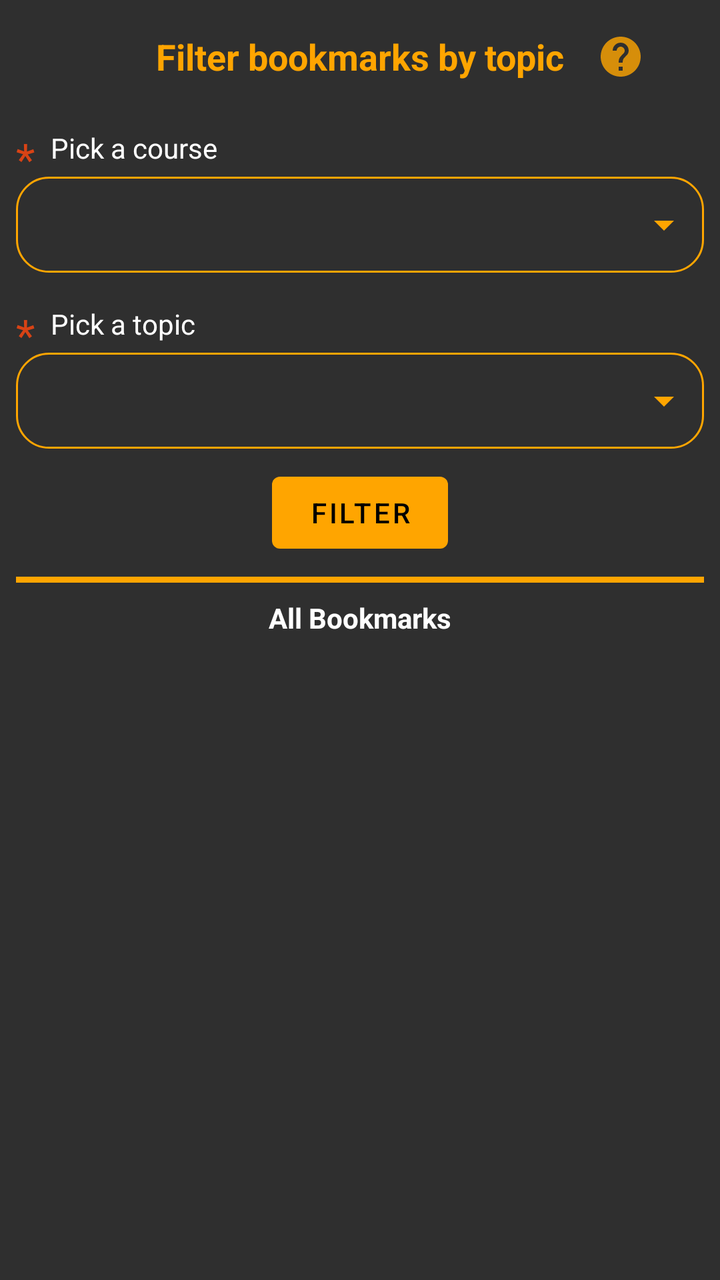
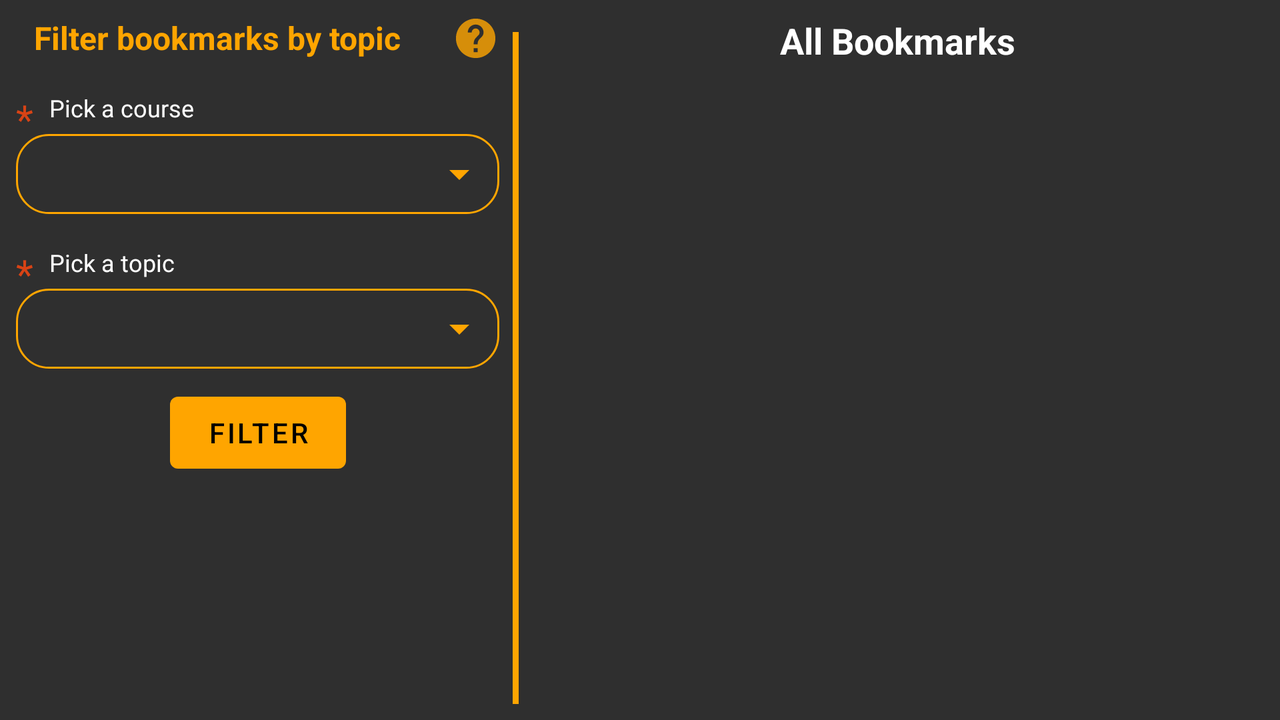

First picture: res/layout/ on a phone held upright. Second picture: the repository's own variant of that layout, on a device whose configuration matches the variant's folder. Source for both follows.
<!-- AndroidManifest.xml: application theme Theme.HocmaiAns -->
<!-- res/layout/fragment_bookmarks.xml -->
<?xml version="1.0" encoding="utf-8"?>
<androidx.constraintlayout.widget.ConstraintLayout xmlns:android="http://schemas.android.com/apk/res/android"
    xmlns:app="http://schemas.android.com/apk/res-auto"
    xmlns:tools="http://schemas.android.com/tools"
    android:layout_width="match_parent"
    android:layout_height="match_parent"
    android:background="@color/light_black"
    android:padding="8dp"
    tools:context=".ui.fragments.bookmark.BookmarksFragment">

    <TextView
        android:id="@+id/tv_bookmarks_filter"
        android:layout_width="wrap_content"
        android:layout_height="wrap_content"
        android:layout_marginTop="8dp"
        android:clickable="true"
        android:focusable="true"
        android:text="@string/tv_bookmarks_filter"
        android:textColor="@color/orange"
        android:textSize="18sp"
        android:textStyle="bold"
        app:layout_constraintEnd_toEndOf="parent"
        app:layout_constraintHorizontal_bias="0.5"
        app:layout_constraintStart_toStartOf="parent"
        app:layout_constraintTop_toTopOf="parent"
        tools:ignore="TouchTargetSizeCheck" />

    <ImageView
        android:id="@+id/iv_filter_bookmarks_help"
        android:layout_width="wrap_content"
        android:layout_height="wrap_content"
        android:layout_marginStart="16dp"
        android:clickable="true"
        android:contentDescription="@string/iv_filter_bookmark_desc"
        android:focusable="true"
        android:src="@drawable/ic_help"
        app:layout_constraintBottom_toBottomOf="@+id/tv_bookmarks_filter"
        app:layout_constraintStart_toEndOf="@+id/tv_bookmarks_filter"
        app:layout_constraintTop_toTopOf="@+id/tv_bookmarks_filter"
        tools:ignore="TouchTargetSizeCheck" />

    <androidx.constraintlayout.widget.ConstraintLayout
        android:id="@+id/filter_layout"
        android:layout_width="0dp"
        android:layout_height="wrap_content"
        android:layout_marginTop="16dp"
        android:visibility="gone"
        app:layout_constraintEnd_toEndOf="parent"
        app:layout_constraintStart_toStartOf="parent"
        app:layout_constraintTop_toBottomOf="@+id/tv_bookmarks_filter"
        tools:visibility="visible">

        <TextView
            android:id="@+id/tv_star_4"
            android:layout_width="wrap_content"
            android:layout_height="0dp"
            android:text="@string/star"
            android:textAlignment="center"
            android:textColor="@color/dark_red"
            android:textSize="22sp"
            app:layout_constraintBottom_toBottomOf="@+id/tv_choose_course_filter"
            app:layout_constraintStart_toStartOf="parent"
            app:layout_constraintTop_toTopOf="@+id/tv_choose_course_filter" />

        <TextView
            android:id="@+id/tv_choose_course_filter"
            android:layout_width="wrap_content"
            android:layout_height="wrap_content"
            android:layout_marginStart="8dp"
            android:layout_marginTop="8dp"
            android:text="@string/tv_choose_course"
            android:textColor="@color/white"
            app:layout_constraintStart_toEndOf="@+id/tv_star_4"
            app:layout_constraintTop_toTopOf="parent" />

        <Spinner
            android:id="@+id/spinner_choose_course_filter"
            android:layout_width="0dp"
            android:layout_height="48dp"
            android:layout_marginTop="5dp"
            android:background="@drawable/bg_spinner"
            android:contentDescription="@string/spinner_course_content_desc"
            android:dropDownVerticalOffset="48dp"
            android:popupBackground="@drawable/bg_spinner"
            app:layout_constraintEnd_toEndOf="parent"
            app:layout_constraintHorizontal_bias="0.5"
            app:layout_constraintStart_toStartOf="parent"
            app:layout_constraintTop_toBottomOf="@+id/tv_choose_course_filter" />

        <ImageView
            android:layout_width="wrap_content"
            android:layout_height="wrap_content"
            android:layout_marginEnd="8dp"
            android:contentDescription="@string/iv_drop_down_desc"
            android:src="@drawable/ic_drop_down"
            app:layout_constraintBottom_toBottomOf="@+id/spinner_choose_course_filter"
            app:layout_constraintEnd_toEndOf="@+id/spinner_choose_course_filter"
            app:layout_constraintTop_toTopOf="@+id/spinner_choose_course_filter" />

        <TextView
            android:id="@+id/tv_star_5"
            android:layout_width="wrap_content"
            android:layout_height="0dp"
            android:text="@string/star"
            android:textAlignment="center"
            android:textColor="@color/dark_red"
            android:textSize="22sp"
            app:layout_constraintBottom_toBottomOf="@+id/tv_choose_topic_filter"
            app:layout_constraintStart_toStartOf="parent"
            app:layout_constraintTop_toTopOf="@+id/tv_choose_topic_filter" />

        <TextView
            android:id="@+id/tv_choose_topic_filter"
            android:layout_width="wrap_content"
            android:layout_height="wrap_content"
            android:layout_marginStart="8dp"
            android:layout_marginTop="16dp"
            android:text="@string/tv_choose_topic"
            android:textColor="@color/white"
            app:layout_constraintStart_toEndOf="@+id/tv_star_5"
            app:layout_constraintTop_toBottomOf="@+id/spinner_choose_course_filter" />

        <Spinner
            android:id="@+id/spinner_choose_topic_filter"
            android:layout_width="0dp"
            android:layout_height="48dp"
            android:layout_marginTop="5dp"
            android:background="@drawable/bg_spinner"
            android:contentDescription="@string/spinner_topic_content_desc"
            android:dropDownVerticalOffset="48dp"
            android:popupBackground="@drawable/bg_spinner"
            app:layout_constraintEnd_toEndOf="parent"
            app:layout_constraintHorizontal_bias="0.5"
            app:layout_constraintStart_toStartOf="parent"
            app:layout_constraintTop_toBottomOf="@+id/tv_choose_topic_filter"
            tools:ignore="SpeakableTextPresentCheck,TouchTargetSizeCheck" />

        <ImageView
            android:layout_width="wrap_content"
            android:layout_height="wrap_content"
            android:layout_marginEnd="8dp"
            android:contentDescription="@string/iv_drop_down_desc"
            android:src="@drawable/ic_drop_down"
            app:layout_constraintBottom_toBottomOf="@+id/spinner_choose_topic_filter"
            app:layout_constraintEnd_toEndOf="@+id/spinner_choose_topic_filter"
            app:layout_constraintTop_toTopOf="@+id/spinner_choose_topic_filter" />

        <Button
            android:id="@+id/btn_filter_bookmarks"
            android:layout_width="wrap_content"
            android:layout_height="wrap_content"
            android:layout_marginTop="8dp"
            android:text="@string/btn_filter"
            android:textColor="@color/black"
            app:layout_constraintEnd_toEndOf="parent"
            app:layout_constraintHorizontal_bias="0.5"
            app:layout_constraintStart_toStartOf="parent"
            app:layout_constraintTop_toBottomOf="@+id/spinner_choose_topic_filter" />
    </androidx.constraintlayout.widget.ConstraintLayout>

    <View
        android:id="@+id/horizontal_split_line_2"
        android:layout_width="0dp"
        android:layout_height="3dp"
        android:layout_marginTop="8dp"
        android:background="@color/orange"
        app:layout_constraintEnd_toEndOf="parent"
        app:layout_constraintStart_toStartOf="parent"
        app:layout_constraintTop_toBottomOf="@+id/filter_layout" />

    <TextView
        android:id="@+id/tv_no_bookmark_found"
        android:layout_width="wrap_content"
        android:layout_height="wrap_content"
        android:text="@string/no_bookmark_found"
        android:textColor="@color/white"
        android:textSize="24sp"
        android:textStyle="bold|italic"
        android:visibility="gone"
        app:layout_constraintBottom_toBottomOf="parent"
        app:layout_constraintEnd_toEndOf="parent"
        app:layout_constraintHorizontal_bias="0.5"
        app:layout_constraintStart_toStartOf="parent"
        app:layout_constraintTop_toBottomOf="@+id/horizontal_split_line_2"
        app:layout_constraintVertical_bias="0.5" />

    <TextView
        android:id="@+id/tv_which_bookmarks"
        android:layout_width="0dp"
        android:layout_height="wrap_content"
        android:textAlignment="center"
        android:layout_marginTop="8dp"
        android:text="@string/all_bookmarks"
        android:textColor="@color/white"
        android:textStyle="bold"
        app:layout_constraintEnd_toEndOf="parent"
        app:layout_constraintHorizontal_bias="0.5"
        app:layout_constraintStart_toStartOf="parent"
        app:layout_constraintTop_toBottomOf="@+id/horizontal_split_line_2" />

    <androidx.recyclerview.widget.RecyclerView
        android:id="@+id/rv_all_bookmarks"
        android:layout_width="0dp"
        android:layout_height="0dp"
        android:layout_marginTop="8dp"
        app:layout_constraintBottom_toBottomOf="parent"
        app:layout_constraintEnd_toEndOf="parent"
        app:layout_constraintStart_toStartOf="parent"
        app:layout_constraintTop_toBottomOf="@+id/tv_which_bookmarks"
        tools:listitem="@layout/each_bookmark" />
</androidx.constraintlayout.widget.ConstraintLayout>
<!-- res/layout/each_bookmark.xml (included above) -->
<?xml version="1.0" encoding="utf-8"?>
<androidx.cardview.widget.CardView xmlns:android="http://schemas.android.com/apk/res/android"
    xmlns:app="http://schemas.android.com/apk/res-auto"
    xmlns:tools="http://schemas.android.com/tools"
    android:layout_width="match_parent"
    android:layout_height="wrap_content"
    android:layout_marginBottom="4dp"
    app:cardCornerRadius="10dp">

    <androidx.constraintlayout.widget.ConstraintLayout
        android:layout_width="match_parent"
        android:layout_height="match_parent"
        android:background="@drawable/cardview_with_border"
        android:padding="8dp">

        <TextView
            android:id="@+id/tv_bookmark_question"
            android:layout_width="0dp"
            android:layout_height="wrap_content"
            android:text="@string/long_text"
            android:textColor="@color/white"
            android:textSize="16sp"
            app:layout_constraintEnd_toEndOf="parent"
            app:layout_constraintStart_toStartOf="parent"
            app:layout_constraintTop_toTopOf="parent" />

        <ImageView
            android:id="@+id/iv_bookmark_first_option"
            android:layout_width="wrap_content"
            android:layout_height="wrap_content"
            android:contentDescription="@string/iv_option_desc"
            android:src="@drawable/ic_option"
            app:layout_constraintBottom_toBottomOf="@+id/tv_bookmark_option_1"
            app:layout_constraintStart_toStartOf="parent"
            app:layout_constraintTop_toTopOf="@+id/tv_bookmark_option_1"
            app:layout_constraintVertical_bias="0.5" />

        <TextView
            android:id="@+id/tv_bookmark_option_1"
            android:layout_width="0dp"
            android:layout_height="wrap_content"
            android:layout_marginStart="8dp"
            android:layout_marginTop="8dp"
            android:text="@string/rb_option_1"
            android:textColor="@color/white"
            app:layout_constraintEnd_toEndOf="parent"
            app:layout_constraintStart_toEndOf="@+id/iv_bookmark_first_option"
            app:layout_constraintTop_toBottomOf="@+id/tv_bookmark_question" />

        <ImageView
            android:id="@+id/iv_bookmark_second_option"
            android:layout_width="wrap_content"
            android:layout_height="wrap_content"
            android:contentDescription="@string/iv_option_desc"
            android:src="@drawable/ic_option"
            app:layout_constraintBottom_toBottomOf="@+id/tv_bookmark_option_2"
            app:layout_constraintStart_toStartOf="parent"
            app:layout_constraintTop_toTopOf="@+id/tv_bookmark_option_2"
            app:layout_constraintVertical_bias="0.5" />

        <TextView
            android:id="@+id/tv_bookmark_option_2"
            android:layout_width="0dp"
            android:layout_height="wrap_content"
            android:layout_marginStart="8dp"
            android:layout_marginTop="16dp"
            android:text="@string/rb_option_2"
            android:textColor="@color/white"
            app:layout_constraintEnd_toEndOf="parent"
            app:layout_constraintStart_toEndOf="@+id/iv_bookmark_second_option"
            app:layout_constraintTop_toBottomOf="@+id/tv_bookmark_option_1" />

        <ImageView
            android:id="@+id/iv_bookmark_third_option"
            android:layout_width="wrap_content"
            android:layout_height="wrap_content"
            android:contentDescription="@string/iv_option_desc"
            android:src="@drawable/ic_option"
            app:layout_constraintBottom_toBottomOf="@+id/tv_bookmark_option_3"
            app:layout_constraintStart_toStartOf="parent"
            app:layout_constraintTop_toTopOf="@+id/tv_bookmark_option_3"
            app:layout_constraintVertical_bias="0.5" />

        <TextView
            android:id="@+id/tv_bookmark_option_3"
            android:layout_width="0dp"
            android:layout_height="wrap_content"
            android:layout_marginStart="8dp"
            android:layout_marginTop="16dp"
            android:text="@string/rb_option_3"
            android:textColor="@color/white"
            app:layout_constraintEnd_toEndOf="parent"
            app:layout_constraintStart_toEndOf="@+id/iv_bookmark_third_option"
            app:layout_constraintTop_toBottomOf="@+id/tv_bookmark_option_2" />

        <ImageView
            android:id="@+id/iv_bookmark_fourth_option"
            android:layout_width="wrap_content"
            android:layout_height="wrap_content"
            android:contentDescription="@string/iv_option_desc"
            android:src="@drawable/ic_option"
            app:layout_constraintBottom_toBottomOf="@+id/tv_bookmark_option_4"
            app:layout_constraintStart_toStartOf="parent"
            app:layout_constraintTop_toTopOf="@+id/tv_bookmark_option_4"
            app:layout_constraintVertical_bias="0.5" />

        <TextView
            android:id="@+id/tv_bookmark_option_4"
            android:layout_width="0dp"
            android:layout_height="wrap_content"
            android:layout_marginStart="8dp"
            android:layout_marginTop="16dp"
            android:text="@string/rb_option_4"
            android:textColor="@color/white"
            app:layout_constraintEnd_toEndOf="parent"
            app:layout_constraintStart_toEndOf="@+id/iv_bookmark_fourth_option"
            app:layout_constraintTop_toBottomOf="@+id/tv_bookmark_option_3" />

        <View
            android:id="@+id/horizontal_split_line_3"
            android:layout_width="0dp"
            android:layout_height="3dp"
            android:layout_marginTop="8dp"
            android:background="@color/grey"
            app:layout_constraintEnd_toEndOf="parent"
            app:layout_constraintStart_toStartOf="parent"
            app:layout_constraintTop_toBottomOf="@+id/tv_bookmark_option_4" />

        <TextView
            android:id="@+id/tv_show_explanation"
            android:layout_width="0dp"
            android:layout_height="wrap_content"
            android:layout_marginTop="8dp"
            android:clickable="true"
            android:focusable="true"
            android:text="@string/tv_show_explanation"
            android:textAlignment="center"
            android:textColor="@color/orange"
            android:textSize="18sp"
            app:layout_constraintEnd_toEndOf="parent"
            app:layout_constraintHorizontal_bias="0.5"
            app:layout_constraintStart_toStartOf="parent"
            app:layout_constraintTop_toBottomOf="@+id/horizontal_split_line_3"
            tools:ignore="TouchTargetSizeCheck" />

        <View
            android:id="@+id/horizontal_split_line_4"
            android:layout_width="0dp"
            android:layout_height="3dp"
            android:layout_marginTop="8dp"
            android:background="@color/grey"
            app:layout_constraintEnd_toEndOf="parent"
            app:layout_constraintStart_toStartOf="parent"
            app:layout_constraintTop_toBottomOf="@+id/tv_show_explanation" />

        <TextView
            android:id="@+id/tv_bookmark_explanation"
            android:layout_width="0dp"
            android:layout_height="wrap_content"
            android:layout_marginTop="8dp"
            android:text="@string/long_text"
            android:textColor="@color/white"
            android:visibility="gone"
            app:layout_constraintBottom_toBottomOf="parent"
            app:layout_constraintEnd_toEndOf="parent"
            app:layout_constraintStart_toStartOf="parent"
            app:layout_constraintTop_toBottomOf="@+id/horizontal_split_line_4"
            tools:visibility="visible" />
    </androidx.constraintlayout.widget.ConstraintLayout>
</androidx.cardview.widget.CardView>
<!-- resources referenced by this layout -->
<resources>
  <color name="black">#FF000000</color>
  <color name="dark_red">#D84315</color>
  <color name="grey">#ABABAB</color>
  <color name="light_black">#2F2F2F</color>
  <color name="orange">#FFA500</color>
  <color name="white">#FFFFFFFF</color>
  <!-- drawable bg_spinner (drawable) -->
  <?xml version="1.0" encoding="utf-8"?>
  <selector xmlns:android="http://schemas.android.com/apk/res/android">
      <item>
          <layer-list>
              <item>
                  <shape android:shape="rectangle">
                      <stroke android:width="1dp" android:color="@color/orange" />
                      <solid android:color="@color/light_black" />
                      <padding android:left="8dp" android:right="8dp" />
                      <corners android:radius="16dp" />
                  </shape>
  
              </item>
              
          </layer-list>
      </item>
  </selector>
  <!-- drawable cardview_with_border (drawable) -->
  <?xml version="1.0" encoding="utf-8"?>
  <shape xmlns:android="http://schemas.android.com/apk/res/android">
  
      <corners android:radius="10dp" />
      <solid android:color="@color/light_black" />
  
      <stroke
          android:width="1dp"
          android:color="@color/orange" />
  
  </shape>
  <!-- drawable ic_drop_down (drawable) -->
  <vector android:height="24dp" android:tint="#FFA500"
      android:viewportHeight="24" android:viewportWidth="24"
      android:width="24dp" xmlns:android="http://schemas.android.com/apk/res/android">
      <path android:fillColor="@android:color/white" android:pathData="M7,10l5,5 5,-5z"/>
  </vector>
  <string name="all_bookmarks">All Bookmarks</string>
  <string name="btn_filter">Filter</string>
  <string name="iv_drop_down_desc">Dropdown icon</string>
  <string name="iv_filter_bookmark_desc">Filter bookmark helper icon</string>
  <string name="iv_option_desc">Choose answer icon</string>
  <string name="long_text" translatable="false">Lorem ipsum dolor sit amet, consectetur adipisicing elit. Assumenda
          eaque et, obcaecati sint sunt tenetur ut veniam voluptates. Exercitationem in ipsam iusto
          maxime nam neque nisi officia reprehenderit totam veniam?</string>
  <string name="no_bookmark_found">There Is No Bookmark</string>
  <string name="rb_option_1">Option 1</string>
  <string name="rb_option_2">Option 2</string>
  <string name="rb_option_3">Option 3</string>
  <string name="rb_option_4">Option 4</string>
  <string name="spinner_course_content_desc">Choose course drop down list</string>
  <string name="spinner_topic_content_desc">Choose topic dropdown list</string>
  <string name="star" translatable="false">*</string>
  <string name="tv_bookmarks_filter">Filter bookmarks by topic</string>
  <string name="tv_choose_course">Pick a course</string>
  <string name="tv_choose_topic">Pick a topic</string>
  <string name="tv_show_explanation">Show explanation</string>
  <style name="Theme.HocmaiAns" parent="Theme.MaterialComponents.DayNight.NoActionBar">
          
          <item name="colorPrimary">@color/orange</item>
          <item name="colorPrimaryVariant">@color/black</item>
          <item name="colorOnPrimary">@color/white</item>
          
          <item name="colorSecondary">@color/teal_200</item>
          <item name="colorSecondaryVariant">@color/teal_700</item>
          <item name="colorOnSecondary">@color/black</item>
          
          <item name="android:statusBarColor" tools:targetApi="l">?attr/colorPrimaryVariant</item>
          
      </style>
  <color name="teal_200">#FF03DAC5</color>
  <color name="teal_700">#FF018786</color>
</resources>
<!-- res/layout-land/fragment_bookmarks.xml (the repository's variant of the layout above) -->
<!-- drawn on the phone turned sideways -->
<?xml version="1.0" encoding="utf-8"?>
<androidx.constraintlayout.widget.ConstraintLayout xmlns:android="http://schemas.android.com/apk/res/android"
    xmlns:app="http://schemas.android.com/apk/res-auto"
    xmlns:tools="http://schemas.android.com/tools"
    android:layout_width="match_parent"
    android:layout_height="match_parent"
    android:background="@color/light_black"
    android:padding="8dp"
    tools:context=".ui.fragments.bookmark.BookmarksFragment">

    <TextView
        android:id="@+id/tv_bookmarks_filter"
        android:layout_width="0dp"
        android:layout_height="wrap_content"
        android:layout_marginEnd="16dp"
        android:clickable="true"
        android:focusable="true"
        android:maxLines="2"
        android:text="@string/tv_bookmarks_filter"
        android:textAlignment="center"
        android:textColor="@color/orange"
        android:textSize="16sp"
        android:textStyle="bold"
        app:layout_constraintEnd_toStartOf="@+id/iv_filter_bookmarks_help"
        app:layout_constraintHorizontal_bias="0.05"
        app:layout_constraintStart_toStartOf="parent"
        app:layout_constraintTop_toTopOf="parent"
        tools:ignore="TouchTargetSizeCheck" />

    <ImageView
        android:id="@+id/iv_filter_bookmarks_help"
        android:layout_width="wrap_content"
        android:layout_height="wrap_content"
        android:layout_marginEnd="8dp"
        android:clickable="true"
        android:contentDescription="@string/iv_filter_bookmark_desc"
        android:focusable="true"
        android:src="@drawable/ic_help"
        app:layout_constraintBottom_toBottomOf="@+id/tv_bookmarks_filter"
        app:layout_constraintEnd_toStartOf="@+id/guideline20"
        app:layout_constraintTop_toTopOf="@+id/tv_bookmarks_filter"
        tools:ignore="TouchTargetSizeCheck" />

    <androidx.constraintlayout.widget.ConstraintLayout
        android:id="@+id/filter_layout"
        android:layout_width="0dp"
        android:layout_height="wrap_content"
        android:layout_marginTop="8dp"
        android:layout_marginEnd="8dp"
        android:visibility="gone"
        app:layout_constraintEnd_toStartOf="@+id/guideline20"
        app:layout_constraintStart_toStartOf="parent"
        app:layout_constraintTop_toBottomOf="@+id/tv_bookmarks_filter"
        tools:visibility="visible">

        <TextView
            android:id="@+id/tv_star_4"
            android:layout_width="wrap_content"
            android:layout_height="0dp"
            android:text="@string/star"
            android:textAlignment="center"
            android:textColor="@color/dark_red"
            android:textSize="20sp"
            app:layout_constraintBottom_toBottomOf="@+id/tv_choose_course_filter"
            app:layout_constraintStart_toStartOf="parent"
            app:layout_constraintTop_toTopOf="@+id/tv_choose_course_filter" />

        <TextView
            android:id="@+id/tv_choose_course_filter"
            android:layout_width="wrap_content"
            android:layout_height="wrap_content"
            android:layout_marginStart="8dp"
            android:layout_marginTop="8dp"
            android:text="@string/tv_choose_course"
            android:textColor="@color/white"
            android:textSize="12sp"
            app:layout_constraintStart_toEndOf="@+id/tv_star_4"
            app:layout_constraintTop_toTopOf="parent" />

        <Spinner
            android:id="@+id/spinner_choose_course_filter"
            android:layout_width="0dp"
            android:layout_height="40dp"
            android:layout_marginTop="5dp"
            android:background="@drawable/bg_spinner"
            android:contentDescription="@string/spinner_course_content_desc"
            android:dropDownVerticalOffset="48dp"
            android:popupBackground="@drawable/bg_spinner"
            app:layout_constraintEnd_toEndOf="parent"
            app:layout_constraintHorizontal_bias="0.5"
            app:layout_constraintStart_toStartOf="parent"
            app:layout_constraintTop_toBottomOf="@+id/tv_choose_course_filter"
            tools:ignore="TouchTargetSizeCheck" />

        <ImageView
            android:layout_width="wrap_content"
            android:layout_height="wrap_content"
            android:layout_marginEnd="8dp"
            android:contentDescription="@string/iv_drop_down_desc"
            android:src="@drawable/ic_drop_down"
            app:layout_constraintBottom_toBottomOf="@+id/spinner_choose_course_filter"
            app:layout_constraintEnd_toEndOf="@+id/spinner_choose_course_filter"
            app:layout_constraintTop_toTopOf="@+id/spinner_choose_course_filter" />

        <TextView
            android:id="@+id/tv_star_5"
            android:layout_width="wrap_content"
            android:layout_height="0dp"
            android:text="@string/star"
            android:textAlignment="center"
            android:textColor="@color/dark_red"
            android:textSize="20sp"
            app:layout_constraintBottom_toBottomOf="@+id/tv_choose_topic_filter"
            app:layout_constraintStart_toStartOf="parent"
            app:layout_constraintTop_toTopOf="@+id/tv_choose_topic_filter" />

        <TextView
            android:id="@+id/tv_choose_topic_filter"
            android:layout_width="wrap_content"
            android:layout_height="wrap_content"
            android:layout_marginStart="8dp"
            android:layout_marginTop="16dp"
            android:text="@string/tv_choose_topic"
            android:textColor="@color/white"
            android:textSize="12sp"
            app:layout_constraintStart_toEndOf="@+id/tv_star_5"
            app:layout_constraintTop_toBottomOf="@+id/spinner_choose_course_filter" />

        <Spinner
            android:id="@+id/spinner_choose_topic_filter"
            android:layout_width="0dp"
            android:layout_height="40dp"
            android:layout_marginTop="5dp"
            android:background="@drawable/bg_spinner"
            android:contentDescription="@string/spinner_topic_content_desc"
            android:dropDownVerticalOffset="48dp"
            android:popupBackground="@drawable/bg_spinner"
            app:layout_constraintEnd_toEndOf="parent"
            app:layout_constraintHorizontal_bias="0.5"
            app:layout_constraintStart_toStartOf="parent"
            app:layout_constraintTop_toBottomOf="@+id/tv_choose_topic_filter"
            tools:ignore="SpeakableTextPresentCheck,TouchTargetSizeCheck" />

        <ImageView
            android:layout_width="wrap_content"
            android:layout_height="wrap_content"
            android:layout_marginEnd="8dp"
            android:contentDescription="@string/iv_drop_down_desc"
            android:src="@drawable/ic_drop_down"
            app:layout_constraintBottom_toBottomOf="@+id/spinner_choose_topic_filter"
            app:layout_constraintEnd_toEndOf="@+id/spinner_choose_topic_filter"
            app:layout_constraintTop_toTopOf="@+id/spinner_choose_topic_filter" />

        <Button
            android:id="@+id/btn_filter_bookmarks"
            android:layout_width="wrap_content"
            android:layout_height="wrap_content"
            android:layout_marginTop="8dp"
            android:text="@string/btn_filter"
            android:textColor="@color/black"
            app:layout_constraintEnd_toEndOf="parent"
            app:layout_constraintHorizontal_bias="0.5"
            app:layout_constraintStart_toStartOf="parent"
            app:layout_constraintTop_toBottomOf="@+id/spinner_choose_topic_filter" />
    </androidx.constraintlayout.widget.ConstraintLayout>

    <View
        android:id="@+id/horizontal_split_line_2"
        android:layout_width="3dp"
        android:layout_height="0dp"
        android:layout_marginTop="8dp"
        android:background="@color/orange"
        app:layout_constraintBottom_toBottomOf="parent"
        app:layout_constraintEnd_toEndOf="@+id/guideline20"
        app:layout_constraintStart_toStartOf="@+id/guideline20"
        app:layout_constraintTop_toTopOf="parent" />

    <TextView
        android:id="@+id/tv_no_bookmark_found"
        android:layout_width="wrap_content"
        android:layout_height="wrap_content"
        android:text="@string/no_bookmark_found"
        android:textColor="@color/white"
        android:textSize="24sp"
        android:textStyle="bold|italic"
        android:visibility="gone"
        app:layout_constraintBottom_toBottomOf="parent"
        app:layout_constraintEnd_toEndOf="parent"
        app:layout_constraintHorizontal_bias="0.5"
        app:layout_constraintStart_toEndOf="@+id/guideline20"
        app:layout_constraintTop_toTopOf="parent"
        app:layout_constraintVertical_bias="0.5" />

    <TextView
        android:id="@+id/tv_which_bookmarks"
        android:layout_width="0dp"
        android:layout_marginStart="8dp"
        android:textAlignment="center"
        android:layout_height="wrap_content"
        android:text="@string/all_bookmarks"
        android:textColor="@color/white"
        android:textSize="18sp"
        android:textStyle="bold"
        app:layout_constraintEnd_toEndOf="parent"
        app:layout_constraintHorizontal_bias="0.5"
        app:layout_constraintStart_toEndOf="@+id/guideline20"
        app:layout_constraintTop_toTopOf="parent" />

    <androidx.recyclerview.widget.RecyclerView
        android:id="@+id/rv_all_bookmarks"
        android:layout_width="0dp"
        android:layout_height="0dp"
        android:layout_marginStart="8dp"
        android:layout_marginTop="8dp"
        app:layout_constraintBottom_toBottomOf="parent"
        app:layout_constraintEnd_toEndOf="parent"
        app:layout_constraintStart_toEndOf="@+id/guideline20"
        app:layout_constraintTop_toBottomOf="@+id/tv_which_bookmarks"
        tools:listitem="@layout/each_bookmark" />

    <androidx.constraintlayout.widget.Guideline
        android:id="@+id/guideline20"
        android:layout_width="wrap_content"
        android:layout_height="wrap_content"
        android:orientation="vertical"
        app:layout_constraintGuide_percent="0.4" />
</androidx.constraintlayout.widget.ConstraintLayout>
